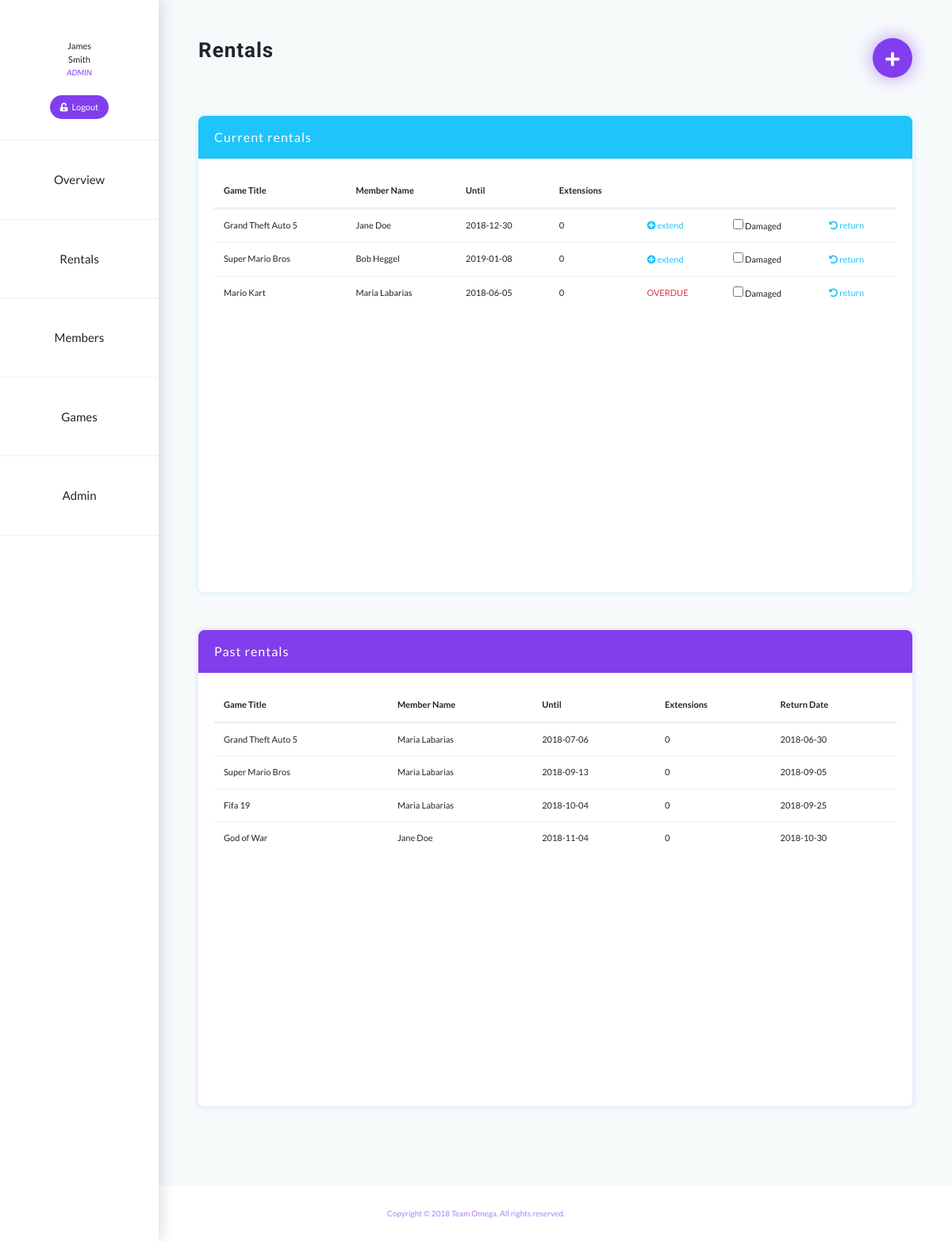
Page /staff/dashboard.php?tab=rentals (signed in) on the committed database.
### tables this page shows
CREATE TABLE Staff
(
  staffID     INT AUTO_INCREMENT NOT NULL,
  password    VARCHAR(255)   NOT NULL,
  title       VARCHAR(5)    NOT NULL,
  firstname   VARCHAR(20)   NOT NULL,
  surname     VARCHAR(30)   NOT NULL,
  DoB         DATE,
  phoneNo     CHAR(11),
  email       VARCHAR(30),
  homeAddress  VARCHAR(60),
  PRIMARY KEY (staffID)
);

CREATE TABLE Rental
(
  rentalID    INT AUTO_INCREMENT NOT NULL,
  memberID    INT NOT NULL,
  gameID      INT NOT NULL,
  extension   INT DEFAULT 0,
  period      INT NOT NULL DEFAULT 3,
  startDate   DATE NOT NULL,
  returnDate  DATE DEFAULT NULL,
  PRIMARY KEY (rentalID),
  FOREIGN KEY (memberID) REFERENCES Member(memberID),
  FOREIGN KEY (gameID) REFERENCES Game(gameID)
);

CREATE TABLE Game
(
  gameID                INT AUTO_INCREMENT NOT NULL,
  cost                  INT           NOT NULL,
  type                  VARCHAR(20),
  platform              VARCHAR(20)   NOT NULL,
  ageLimit              INT           NOT NULL,
  name                  VARCHAR(40)   NOT NULL,
  releaseYear           INT,
  imageLink             VARCHAR(5000)  NOT NULL,
  gameDescription       VARCHAR(5000),
  link                  VARCHAR(5000),
  PRIMARY KEY (gameID)
);

CREATE TABLE Member
(
  memberID    INT AUTO_INCREMENT NOT NULL,
  title       VARCHAR(5)    NOT NULL,
  firstname   VARCHAR(20)   NOT NULL,
  surname     VARCHAR(30)   NOT NULL,
  DoB         DATE,
  phoneNo     CHAR(11),
  violations  INT DEFAULT 0,
  debt        INT DEFAULT 0,
  email       VARCHAR(30),
  homeAddress  VARCHAR(60),
  PRIMARY KEY (memberID)
);

### private/queryFunctions.php (called while the page is built, shortened)
<?php
require_once('functions.php');
function getStaffDataByEmail($staffUsername)
{
    global $db;
    $sql = "SELECT firstname, surname FROM Staff WHERE Staff.email = '$staffUsername'";
    $result = mysqli_query($db, $sql);
    $data = mysqli_fetch_assoc($result);
    return $data;
}
function isAdmin($username)
{
    global $db;
    $sql = "SELECT Staff.email as adminEmail FROM Admin, Staff WHERE Admin.isCurrent = TRUE AND Admin.staffID = Staff.staffID";
    $result = mysqli_query($db, $sql);
    $emails = mysqli_fetch_assoc($result);
    if ($emails['adminEmail'] == $username) return true;
    else return false;
}
function findRentals()
{
    global $db;
    $sql = "SELECT name, firstname, surname, startDate,extension, returnDate, rentalID, Rental.memberID as memberID ";
    $sql .= "FROM Game, Rental, Member ";
    $sql .= "WHERE Game.gameID = Rental.gameID AND Rental.memberID = Member.memberID";
    $result = mysqli_query($db, $sql);
    return $result;
}
function getPeriod()
{
    global $db;
    $sql = "SELECT value FROM Rules ";
    $sql .= " WHERE description = ";
    $sql .= " 'period_in_weeks'; ";
    $result = mysqli_query($db, $sql);
    return resultToInt($result);
}
function resultToInt($result)
{
    $row = mysqli_fetch_assoc($result);
    return intval(reset($row));
}
?>

### private/functions.php (called while the page is built, shortened)
<?php
function calculateEndDate($startDate, $weeks){
  $period = (int) $weeks;
  return date("Y-m-d", strtotime('+' . $period . " week", strtotime($startDate)));
}
function isCurrentRental($rental){
    $isNull = false;
    foreach ($rental as $r){
        if ($r == NULL) $isNull = true;
    }return $isNull;
}
function isOverdue($rental){
    $currentDate = date('Y-m-d');
    $endDate = calculateEndDate($rental['startDate'], getPeriod());
    if ($currentDate > $endDate && ($rental['returnDate'] === NULL)){
      return true;
    }
    return false;
}
function urlFor($script_path) {
    return WWW_ROOT . $script_path;
}
?>

### public/staff/tabs/rentalsTab.php (the view, shortened to what this page needs)
<div class="justify-content-between flex-wrap flex-md-nowrap align-items-center text-center mb-5 mt-5">
    <h1 class="align-left">Rentals</h1>
    <a class="btn btn-add align-right" href="pages/addRental.php" title="Record rental"><i class="fas fa-plus"></i></a>
</div>
<div class="row mt-3">
    <div class="col">
        <div class="card card-blue card-big">
            <div class="card-title title-blue">
                <div class="label">Current rentals</div>
            </div>
            <div class="card-body">
                <table class="table table-hover">
                    <thead>
                    <tr>
                        <th class="no-border" scope="col">Game Title</th>
                        <th class="no-border" scope="col">Member Name</th>
                        <th class="no-border" scope="col">Until</th>
                        <th class="no-border" scope="col">Extensions</th>
                        <th class="no-border" scope="col"></th>
                        <th class="no-border" scope="col"></th>
                        <th class="no-border" scope="col"></th>
                    </tr>
                    </thead>
                    <tbody>
                    <?php $rentals = findRentals();
                    while ($rental = mysqli_fetch_assoc($rentals)) {
                        if (isCurrentRental($rental)) { ?>
                            <tr>
                                <td><?php echo $rental['name']; ?></td>
                                <td><?php echo $rental['firstname'] . " " . $rental['surname']; ?></td>
                                <td><?php echo calculateEndDate($rental['startDate'], getPeriod()); ?></td>
                                <td><?php echo $rental['extension']; ?></td>
                                <td>
                                    <?php if (isOverdue($rental)) {
                                        echo '<div class="text-uppercase" style="color:#dc3545">overdue</div>';
                                    } else {
                                        echo '<form method="post" action="">
                                        <button type="submit" name="extend" class="btn btn-outline-primary">
                                            <i class="fas fa-plus-circle"></i> extend
                                        </button>
                                        <input type="hidden" name="rentalID" value= ' . $rental['rentalID'] . '>
                                        <input type="hidden" name="memberID" value= ' . $rental['memberID'] . '>
                                        <input type="hidden" name="extension" value= ' . $rental['extension'] . '>
                                        <input type="hidden" name="period" value= ' . getPeriod() . '>
                                    </form>';
                                        } ?>
                                </td>
                                <form action="" method="post">
                                    <td><input type="checkbox" name="isDamaged"> Damaged</td>
                                    <td>
                                        <button type="submit" class="btn btn-outline-primary">
                                            <i class="fas fa-undo-alt"></i> return
                                        </button>
                                    </td>
                                </form>
                            </tr>
                        <?php }} ?>
                    </tbody>
                </table>
            </div>
            <div class="card-footer"></div>
        </div>
    </div>
</div>
<div class="row mt-5">
    <div class="col">
        <div class="card card-purple card-big">
            <div class="card-title title-purple">
                <div class="label">Past rentals</div>
            </div>
            <div class="card-body">
                <table class="table table-hover">
                    <thead>
                    <tr>
                        <th class="no-border" scope="col">Game Title</th>
                        <th class="no-border" scope="col">Member Name</th>
                        <th class="no-border" scope="col">Until</th>
                        <th class="no-border" scope="col">Extensions</th>
                        <th class="no-border" scope="col">Return Date</th>
                    </tr>
                    </thead>
                    <tbody>
                    <?php $rentals = findRentals();
                    while ($rental = mysqli_fetch_assoc($rentals)) {
                        if (!isCurrentRental($rental)) { ?>
                            <tr>
                                <td><?php echo $rental['name']; ?></td>
                                <td><?php echo $rental['firstname'] . " " . $rental['surname']; ?></td>
                                <td><?php echo calculateEndDate($rental['startDate'], getPeriod()) ?></td>
                                <td><?php echo $rental['extension']; ?></td>
                                <td><?php echo $rental['returnDate']; ?></td>
                            </tr>
                        <?php }
                    } ?>
                    </tbody>
                </table>
            </div>
            <div class="card-footer"></div>
        </div>
    </div>
</div>

### public/staff/dashboard.php (shortened to what this page needs)
<?php
$staffName = getStaffDataByEmail($_SESSION['username']);
$isAdmin = isAdmin($_SESSION['username']);
?>
<!DOCTYPE html>
<html lang="en">
<?php include(PRIVATE_PATH . '/shared/head.php'); ?>
<body>
    <div class="container-fluid">
      <div class="row">
        <nav class="col-md-3 d-md-block sidebar col-lg-2 position-fixed">
          <div class="sidebar-sticky">
              <div class="headline border-bottom">
                  <?php echo $staffName['firstname']?><br><?php echo $staffName['surname']?>
                  <h7><br><?php if ($isAdmin) echo 'admin'; else echo 'staff'; ?></h7>
                  <br><a href="<?php echo urlFor('/staff/logout.php'); ?>"" class="btn btn-sidebar mb-3"><i class="fas fa-unlock-alt"></i> Logout</a>
              </div>
            <ul class="nav flex-column">
              <li class="nav-item nav-item-sidebar">
                <a class="nav-link active" href="?tab=overview">Overview</a>
              </li>
              <li class="nav-item nav-item-sidebar">
                <a class="nav-link" href="?tab=rentals">Rentals</a>
              </li>
              <li class="nav-item nav-item-sidebar">
                <a class="nav-link" href="?tab=members">Members</a>
              </li>
                <li class="nav-item nav-item-sidebar">
                    <a class="nav-link" href="?tab=game">Games</a>
                </li>
                <?php if($isAdmin) echo
                '<li class="nav-item nav-item-sidebar">
                    <a class="nav-link" href="?tab=admin">Admin</a>
                </li>' ?>
            </ul>
          </div>
        </nav>
        <div class="main col-md-9 ml-sm-auto col-lg-10">
            <?php
            $tab = '';
            if(!isset($_GET['tab'])) {
                $tab = 'overview';
            } else {
                $tab = $_GET['tab'];
            }
            include('tabs/' . $tab . 'Tab.php'); ?>
        </div>
      </div>
    </div>
    <?php include(PRIVATE_PATH . '/shared/footer.php'); ?>
</body>
</html>

### public/style/main.css (style rules this page uses)
html, body { height: 100%; }
body { font-size: 11px; font-family: 'Lato', sans-serif; background-color: #f7fafb; color: #1d252b; }
h1 { font-size: 26px; font-family: 'Roboto', sans-serif; letter-spacing: 1px; font-weight: bold !important; }
li { font-size: 1.4em; }
a { color: #823ded; }
.align-left { float: left; }
.align-right { float: right; }
.nav-item { margin-right: 10px; }
.active.nav-link { color: #371f77; }
.nav-link { font-size: 17px; color: #1d252b !important; }
.active { color: #371f77 !important; }

### public/style/dashboard.css (style rules this page uses)
h7 { font-size: 10px; color: #823ded; font-style: italic; text-transform: uppercase; }
.nav { margin-bottom: 100px; }
.headline { padding-bottom: 10px; margin-top: 50px; margin-bottom: 0; }
.sidebar { overflow: auto; background-color: #fff; text-align: center; padding-left: 0; padding-right: 0; height: 100%; -webkit-box-shadow: 3px 0 16px 0 rgba(81,75,97,0.2); -moz-box-shadow: 3px 0 16px 0 rgba(81,75,97,0.2); box-shadow: 3px 0 16px 0 rgba(81,75,97,0.2); }
.btn-sidebar { font-size: 11px; word-spacing: 3px; color: white !important; background-color: rgba(130,61,237,1); margin-top: 20px; border-radius: 1rem; }
.nav-item-sidebar { padding: 30px 0 30px 0; margin-right: 0; border-bottom: 1px solid #edf0f5; }
.nav-item-sidebar a { font-size: 15px; color: #1D252B !important; }
.border-bottom { border-color: #edf0f5 !important; }
.main { margin-bottom: 100px; padding-left: 50px; padding-right: 50px; }
.btn-add { font-size: 20px; color: #ffffff !important; background-color: #823ded; padding-top: 10px; width: 50px; height: 50px; border-radius: 100%; -webkit-box-shadow: 0 0 20px 3px rgba(130,61,237,0.4); -moz-box-shadow: 0 0 20px 3px rgba(130,61,237,0.4); box-shadow: 0 0 20px 3px rgba(130,61,237,0.4); }
.card { border: 0; border-radius: 0.5rem; height: 500px; }
.card-big { height: 600px !important; }
.card-body { overflow-y: auto; -ms-overflow-style: -ms-autohiding-scrollbar; }
.card-purple { -webkit-box-shadow: 0 0 5px 3px rgba(130,61,237,0.1); -moz-box-shadow: 0 0 5px 3px rgba(130,61,237,0.1); box-shadow: 0 0 5px 3px rgba(130,61,237,0.1); }
.card-blue { -webkit-box-shadow: 0 0 5px 3px rgba(31, 196, 250, 0.1); -moz-box-shadow: 0 0 5px 3px rgba(31, 196, 250,0.1); box-shadow: 0 0 5px 3px rgba(31, 196, 250,0.1); }
.card-title { font-size: 18px; font-weight: bold; letter-spacing: 1px; color: #ffffff; padding: 15px 20px; margin-bottom: 0; border-radius: 0.5rem 0.5rem 0 0; }
.title-purple { background-color: #823ded; }
.title-blue { background-color: #1fc4fa; }
.card-footer { background-color: #ffffff; border: 0; border-radius: 0 0 0.5rem 0.5rem !important; }
.label { font-size: 16px; font-weight: normal; }
thead tr { border-bottom: 3px solid #edf0f5; }
.table td { border-color: #edf0f5; }
.no-border { border-top: 0 !important; }
button[type=submit] { font-size: 11px; text-decoration: none; padding: 0; margin: 0; border: none; cursor: pointer; }
.card-blue .btn-outline-primary { color: #1fc4fa; }

### rows in the picture
staff: firstname "James", surname "Smith"
rental: gameID.name "Grand Theft Auto 5", memberID.firstname "Jane", memberID.surname "Doe", startDate "2018-12-30", extension "0"
rental: gameID.name "Super Mario Bros", memberID.firstname "Bob", memberID.surname "Heggel", startDate "2019-01-08", extension "0"
rental: gameID.name "Mario Kart", memberID.firstname "Maria", memberID.surname "Labarias", startDate "2018-06-05", extension "0", shows "OVERDUE"
rental: gameID.name "Grand Theft Auto 5", memberID.firstname "Maria", memberID.surname "Labarias", startDate "2018-07-06", extension "0", returnDate "2018-06-30"
rental: gameID.name "Super Mario Bros", memberID.firstname "Maria", memberID.surname "Labarias", startDate "2018-09-13", extension "0", returnDate "2018-09-05"
rental: gameID.name "Fifa 19", memberID.firstname "Maria", memberID.surname "Labarias", startDate "2018-10-04", extension "0", returnDate "2018-09-25"
rental: gameID.name "God of War", memberID.firstname "Jane", memberID.surname "Doe", startDate "2018-11-04", extension "0", returnDate "2018-10-30"
